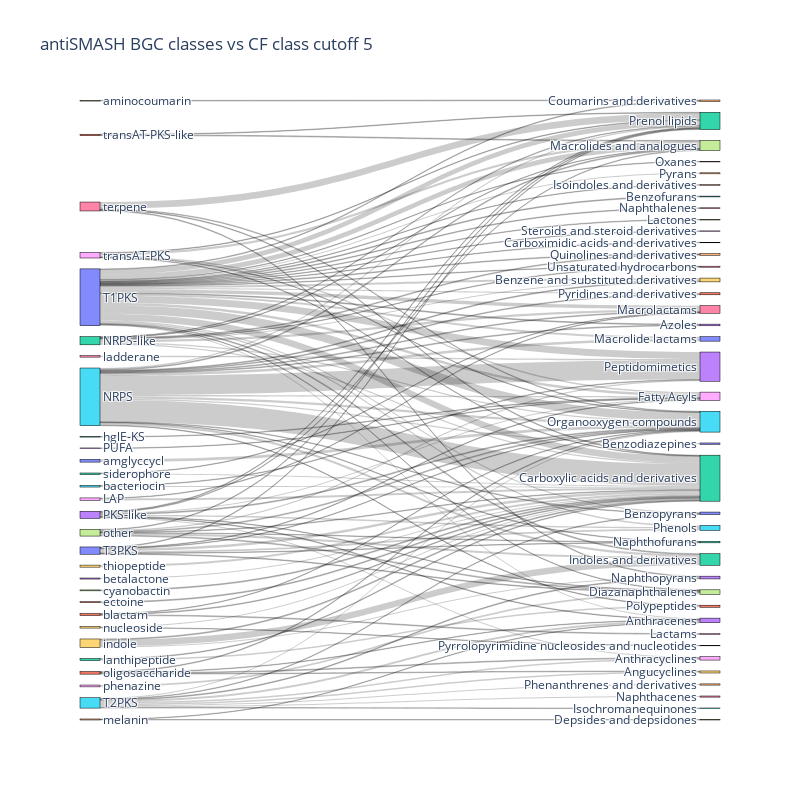

Source (notebook cell):
### Code cell
# need to do some naming cleanup to make this plot visible
from copy import deepcopy
# only select results with counts >5
cutoff = 5
as_classes_cutoff = deepcopy(result['as_classes']['cf_class'])
for key, inner_dict in as_classes_cutoff.items():
    inner_copy = deepcopy(list(inner_dict.items()))
    for inner_key, value in inner_copy:
        if value < cutoff:
            del as_classes_cutoff[key][inner_key]
cur_fig_title = "antiSMASH BGC classes vs CF class cutoff 5"
fig_result = make_class_sankey_plot(as_classes_cutoff, cur_fig_title)
fig_result.update_layout(
#     autosize=False,
    width=800,
    height=800,
    font_size=12.2
)
fig_result.write_image(os.path.join(out_base, '_'.join(cur_fig_title.split(' '))) + ".svg")
fig_result

### Figure 1 — Plotly figure (JSON) as saved in the notebook; plotly's stock layout.template omitted (floating-point values rounded to 4 significant figures)
{"data": [{"link": {"source": [0, 0, 0, 0, 0, 0, 0, 0, 0, 0, 0, 0, 0, 0, 0, 0, 0, 0, 0, 0, 0, 0, 0, 0, 0, 0, 0, 1, 1, 1, 1, 2, 2, 2, 2, 2, 2, 2, 2, 3, 3, 3, 3, 3, 3, 3, 3, 5, 5, 5, 5, 5, 5, 5, 5, 5, 5, 5, 5, 5, 5, 5, 5, 7, 7, 7, 7, 7, 7, 7, 8, 8, 8, 8, 8, 9, 9, 9, 10, 10, 10, 10, 10, 10, 10, 11, 11, 12, 12, 15, 15, 15, 15, 15, 15, 15, 15, 15, 16, 17, 18, 19, 19, 20, 21, 21, 21, 22, 22, 23, 24, 24, 25, 25, 27, 28, 28, 29, 36, 36, 36, 36, 41, 42, 43], "target": [51, 52, 53, 54, 55, 56, 57, 58, 59, 60, 61, 62, 63, 64, 65, 66, 67, 68, 69, 70, 71, 72, 73, 74, 75, 76, 77, 55, 78, 79, 63, 55, 56, 59, 62, 52, 74, 76, 57, 55, 57, 58, 75, 78, 63, 52, 77, 62, 55, 52, 57, 58, 72, 53, 80, 81, 70, 59, 56, 60, 71, 73, 82, 55, 52, 62, 53, 72, 77, 82, 57, 62, 58, 52, 55, 72, 62, 83, 62, 58, 55, 52, 77, 75, 82, 57, 52, 81, 62, 84, 78, 85, 63, 83, 86, 60, 55, 79, 53, 54, 77, 62, 87, 55, 62, 55, 88, 62, 56, 62, 89, 63, 53, 62, 62, 56, 62, 62, 62, 52, 55, 83, 62, 58, 58], "value": [5, 49, 67, 7, 84, 35, 48, 25, 19, 12, 5, 64, 10, 10, 8, 7, 6, 5, 5, 21, 12, 9, 8, 8, 16, 5, 5, 7, 8, 6, 5, 13, 21, 10, 12, 6, 8, 5, 5, 9, 6, 11, 16, 10, 6, 7, 5, 211, 22, 13, 9, 14, 22, 187, 13, 6, 23, 8, 8, 6, 8, 8, 5, 9, 7, 6, 11, 19, 9, 5, 23, 5, 15, 6, 5, 63, 9, 12, 24, 6, 5, 7, 7, 17, 5, 8, 6, 14, 7, 12, 15, 6, 19, 8, 11, 6, 10, 14, 14, 7, 18, 11, 5, 27, 7, 5, 8, 10, 5, 10, 5, 5, 6, 10, 9, 5, 19, 20, 6, 67, 7, 7, 9, 5, 5]}, "node": {"label": ["T1PKS", "oligosaccharide", "NRPS-like", "PKS-like", "butyrolactone", "NRPS", "arylpolyene", "other", "transAT-PKS", "indole", "T3PKS", "transAT-PKS-like", "lanthipeptide", "hserlactone", "furan", "T2PKS", "ladderane", "aminocoumarin", "phenazine", "nucleoside", "amglyccycl", "blactam", "siderophore", "betalactone", "melanin", "bacteriocin", "bottromycin", "cyanobactin", "LAP", "thiopeptide", "lassopeptide", "linaridin", "microviridin", "proteusin", "head_to_tail", "sactipeptide", "terpene", "TfuA-related", "fungal-RiPP", "resorcinol", "CDPS", "ectoine", "hglE-KS", "PUFA", "PBDE", "phosphonate", "fused", "RaS-RiPP", "PpyS-KS", "tropodithietic-acid", "phosphoglycolipid", "Oxanes", "Prenol lipids", "Peptidomimetics", "Coumarins and derivatives", "Organooxygen compounds", "Macrolactams", "Macrolides and analogues", "Fatty Acyls", "Benzene and substituted derivatives", "Benzopyrans", "Isoindoles and derivatives", "Carboxylic acids and derivatives", "Anthracenes", "Pyrans", "Benzofurans", "Naphthalenes", "Lactones", "Steroids and steroid derivatives", "Carboximidic acids and derivatives", "Macrolide lactams", "Pyridines and derivatives", "Indoles and derivatives", "Azoles", "Quinolines and derivatives", "Phenols", "Unsaturated hydrocarbons", "Diazanaphthalenes", "Anthracyclines", "Angucyclines", "Benzodiazepines", "Polypeptides", "Naphthofurans", "Naphthopyrans", "Phenanthrenes and derivatives", "Isochromanequinones", "Naphthacenes", "Pyrrolopyrimidine nucleosides and nucleotides", "Lactams", "Depsides and depsidones"], "line": {"color": "black", "width": 0.5}, "pad": 15, "thickness": 20}, "type": "sankey"}], "layout": {"font": {"size": 12.2}, "height": 800, "title": {"text": "antiSMASH BGC classes vs CF class cutoff 5"}, "width": 800}}
